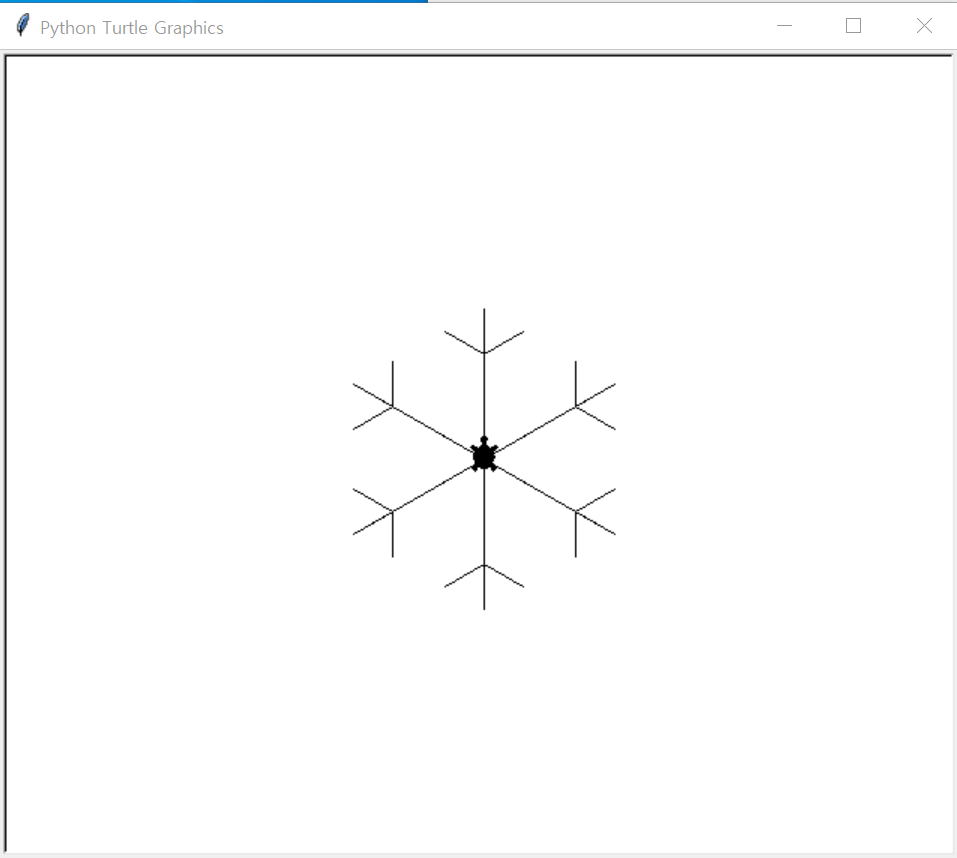

Source code (Python):
import turtle

t = turtle.Turtle()
t.shape("turtle")
t.left(90)

for i in range(1, 7):
  t.forward(100)
  t.forward(-30)
  t.left(60)
  t.forward(30)
  t.forward(-30)

  t.right(120)
  t.forward(30)
  t.forward(-30)

  t.left(60)
  t.forward(-70)
  t.left(60)
